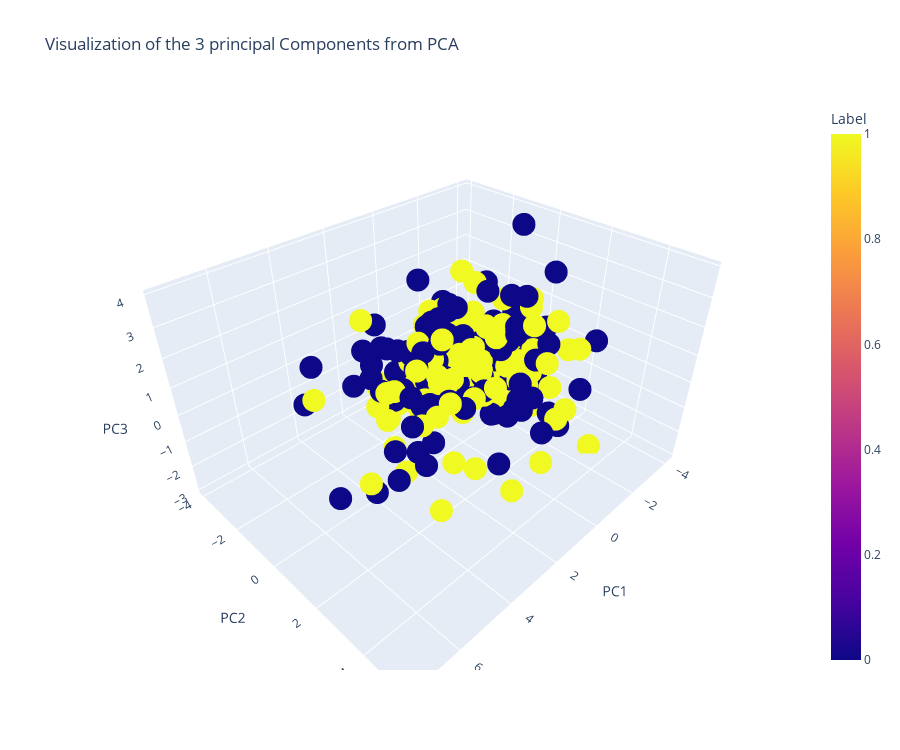

Notebook code for this chart:
### Code cell
# Plot the values of the 3 principal components in 3D - log_return_shift
fig = px.scatter_3d(df_pca, x='PC1', y='PC2', z='PC3', title="Visualization of the 3 principal Components from PCA", height = 750,
                    color='Label')
fig.show(height = 2000, width = 1000)

### Figure 1 — Plotly figure (JSON) as saved in the notebook; plotly's stock layout.template omitted (floating-point values rounded to 4 significant figures; data arrays with more than 128 entries replaced by an {"elided": "..."} marker saying what was removed)
{"data": [{"hovertemplate": "PC1=%{x}<br>PC2=%{y}<br>PC3=%{z}<br>Label=%{marker.color}<extra></extra>", "legendgroup": "", "marker": {"color": {"elided": "250 int values"}, "coloraxis": "coloraxis", "symbol": "circle"}, "mode": "markers", "name": "", "scene": "scene", "showlegend": false, "x": {"elided": "250 float values"}, "y": {"elided": "250 float values"}, "z": {"elided": "250 float values"}, "type": "scatter3d"}], "layout": {"scene": {"domain": {"x": [0.0, 1.0], "y": [0.0, 1.0]}, "xaxis": {"title": {"text": "PC1"}}, "yaxis": {"title": {"text": "PC2"}}, "zaxis": {"title": {"text": "PC3"}}}, "coloraxis": {"colorbar": {"title": {"text": "Label"}}, "colorscale": [[0.0, "#0d0887"], [0.1111, "#46039f"], [0.2222, "#7201a8"], [0.3333, "#9c179e"], [0.4444, "#bd3786"], [0.5556, "#d8576b"], [0.6667, "#ed7953"], [0.7778, "#fb9f3a"], [0.8889, "#fdca26"], [1.0, "#f0f921"]]}, "legend": {"tracegroupgap": 0}, "title": {"text": "Visualization of the 3 principal Components from PCA"}, "height": 750}}
